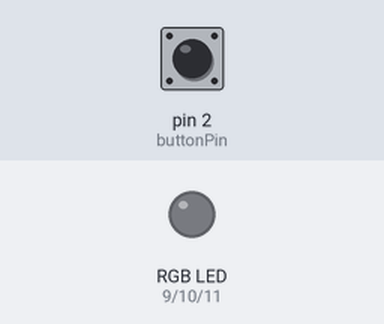
Recording of a sketch running on a simulated Arduino Uno, built with avr-gcc and run on an emulated ATmega328P. Parts: an RGB LED mixed from three pins (HIGH = lit). The inputs (shaded band) are chosen by the test bench; at power-on: pin 2 (buttonPin) HIGH. Dim RGB values are drawn brighter than linear.

Above: at 1.2 s.
1.3 s: pin 2 (buttonPin) pulled LOW for 0.15 s
At 1.6 s:
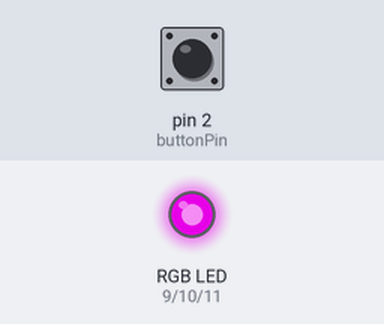
2.9 s: pin 2 (buttonPin) pulled LOW for 1 s
At 4.0 s:
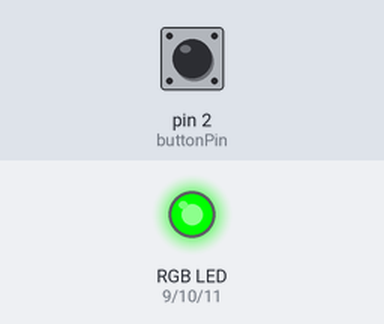
5.4 s: pin 2 (buttonPin) pulsed LOW 5 times (0.12 s each, 0.3 s apart)
At 5.85 s:
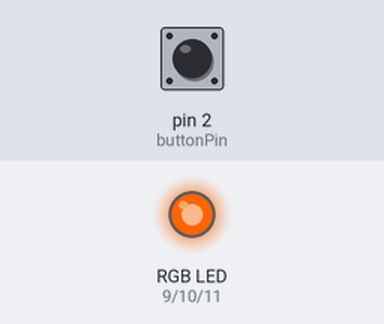
8.4 s: pin 2 (buttonPin) pulled LOW for 3.2 s
At 9.4 s:
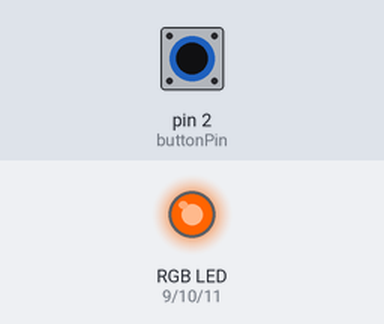
Timing chart, 0 to 11.4 s (numbered marks = the images above; inputs shaded):
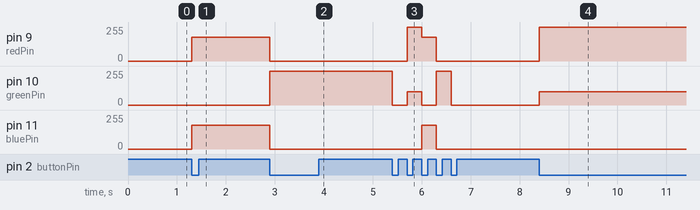

Measured:
- after the input at 1.3 s, pin 9 (redPin), pin 11 (bluePin): 0/255 → 180/255 at once
- after the input at 2.9 s, pin 9 (redPin), pin 11 (bluePin): 180/255 → 0/255 at once; pin 10 (greenPin): 0/255 → 255/255 at once
- after the input at 5.4 s, pin 9 (redPin): 0/255 → 255/255 after 0.30 s, → 180/255 0.30 s later, → 0/255 0.30 s later; pin 10 (greenPin): 255/255 → 0/255 at once, → 100/255 0.30 s later, → 0/255 0.30 s later, → 255/255 0.30 s later, … (5 changes in this stretch); pin 11 (bluePin): 0/255 → 180/255 after 0.60 s, → 0/255 0.30 s later
- after the input at 8.4 s, pin 9 (redPin): 0/255 → 255/255 at once; pin 10 (greenPin): 0/255 → 100/255 at once

The sketch:

Halloween_113at0001.ino
```cpp
// Pin setup
const int buttonPin = 2;
const int redPin = 9;
const int greenPin = 10;
const int bluePin = 11;

int buttonState = 0;
int lastButtonState = 0;
int colorIndex = 0;

void setup() {
  pinMode(buttonPin, INPUT_PULLUP); // Use internal pull-up resistor
  pinMode(redPin, OUTPUT);
  pinMode(greenPin, OUTPUT);
  pinMode(bluePin, OUTPUT);
}

void loop() {
  buttonState = digitalRead(buttonPin);

  // Detect button press
  if (buttonState == LOW && lastButtonState == HIGH) {
    colorIndex = (colorIndex + 1) % 4; // Cycle through 4 states
    setColor(colorIndex);
    delay(200); // Debounce delay
  }

  lastButtonState = buttonState;
}

void setColor(int index) {
  switch (index) {
    case 0: // Orange
      analogWrite(redPin, 255);
      analogWrite(greenPin, 100);
      analogWrite(bluePin, 0);
      break;
    case 1: // Purple
      analogWrite(redPin, 180);
      analogWrite(greenPin, 0);
      analogWrite(bluePin, 180);
      break;
    case 2: // Green
      analogWrite(redPin, 0);
      analogWrite(greenPin, 255);
      analogWrite(bluePin, 0);
      break;
    case 3: // Off
      analogWrite(redPin, 0);
      analogWrite(greenPin, 0);
      analogWrite(bluePin, 0);
      break;
  }
}
```
